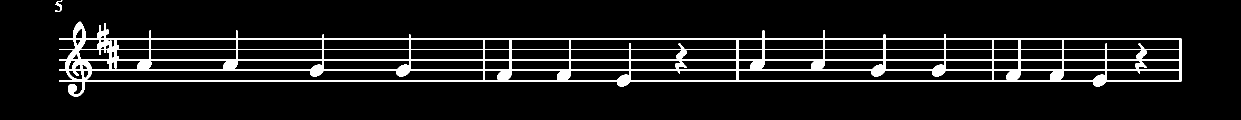
#> input picture resources/input_images/input_images_rows/img01/row1.png, 2481 x 239 px, found by its file name (shown at 1/2 size)
$ python main.py
#> lines starting #> are read from the running program, lines starting #| are printed output that depends on the picture; after the words box and inside, x2 and y2 are one past the last pixel; in counts of white or black regions, pixels touching at a corner belong together
### resizer.py
import cv2

"""
    Code found here: https://stackoverflow.com/questions/35180764/opencv-python-image-too-big-to-display
"""


def ResizeWithAspectRatio(image, width=None, height=None, inter=cv2.INTER_AREA):
    dim = None
    (h, w) = image.shape[:2]

    if width is None and height is None:
        return image
    if width is None:
        r = height / float(h)
        dim = (int(w * r), height)
    else:
        r = width / float(w)
        dim = (width, int(h * r))

    return cv2.resize(image, dim, interpolation=inter)

### main.py
from resizer import ResizeWithAspectRatio
import cv2
import os

import numpy as np

# SPLIT INTO ROWS ####################################################################################################
"""
    Code from: https://stackoverflow.com/questions/34981144/split-text-lines-in-scanned-document
"""
# (1) read
img_name = "img01.png"
dir_name = "resources/" + img_name[:-4]
# try:
#     os.mkdir(dir_name)
# except OSError as e:
#     pass
# #  (1.1) remove transparency
# img = cv2.imread("resources/" + img_name, cv2.IMREAD_UNCHANGED)
# trans_mask = img[:, :, 3] == 0
# img[trans_mask] = [255, 255, 255, 255]
#
# gray = cv2.cvtColor(img, cv2.COLOR_BGR2GRAY)
#
# # (2) threshold
# th, threshed = cv2.threshold(gray, 127, 255, cv2.THRESH_BINARY_INV | cv2.THRESH_OTSU)
#
# # (3) minAreaRect on the nozeros
# pts = cv2.findNonZero(threshed)
# ret = cv2.minAreaRect(pts)
#
# (cx, cy), (w, h), ang = ret
# # if w > h: # TODO handle images of the wrong size
# #     w, h = h, w
# #     ang += 90
#
# # (4) Find rotated matrix, do rotation
# M = cv2.getRotationMatrix2D((cx, cy), ang, 1.0)
# rotated = cv2.warpAffine(threshed, M, (img.shape[1], img.shape[0]))
#
# # (5) find and draw the upper and lower boundary of each lines
# hist = cv2.reduce(rotated, 1, cv2.REDUCE_AVG).reshape(-1)
#
# th = 2
# H, W = img.shape[:2]
#
# uppers = [y for y in range(H - 1) if hist[y] <= th < hist[y + 1]]
# lowers = [y for y in range(H - 1) if hist[y] > th >= hist[y + 1]]
#
# rotated = cv2.cvtColor(rotated, cv2.COLOR_GRAY2BGR)
# for y in uppers:
#     cv2.line(rotated, (0, y), (W, y), (255, 0, 0), 1)
#
# for y in lowers:
#     cv2.line(rotated, (0, y), (W, y), (0, 255, 0), 1)
#
# cv2.imwrite(dir_name + "/cutting_lines.png", rotated)
#
# # cut the image in the uppers and lowers range
# # TODO check if len(uppers) == len(lowers)
#
# for index in range(len(uppers)):
#     start_cut_coord = uppers[index]
#     end_cut_coord = lowers[index]
#
#     img_slice = rotated[start_cut_coord:end_cut_coord, 0:len(rotated[0])]
#
#     if len(img_slice) >= 10:
#         img_slice_name = dir_name + "/row" + str(index) + ".png"
#         cv2.imwrite(img_slice_name, img_slice)

# EXTRACT ELEMENTS FROM ROWS ########################################################################################

# (1) Crop the black areas left and right of the image.
row_img = cv2.imread("resources/img01/row1.png")
#> row_img is the input picture: shape (239, 2481, 3); 7.5% white; 2 white regions, box (x1, y1, x2, y2) and area: (118, 43, 2363, 193) 44417, (110, 1, 125, 24) 135

h, w = row_img.shape[:2]
#> h = 239; w = 2481
img_mean = np.mean(row_img)
#> img_mean = 19.16

for i in range(len(row_img[0])):  # go from the left edge forwards
    column_mean = 0
    for j in range(len(row_img)):
        column_mean = column_mean + np.mean(row_img[j][i])
    column_mean = column_mean / len(row_img)
    if column_mean > img_mean:
        row_img = row_img[0:h, i:len(row_img[0])]
        break
#> this loop made 119 passes
#> column_mean on passes 1 to 12: 0, 0, 0, 0, 0, 0, 0, 0, 0, 0, 0, 0
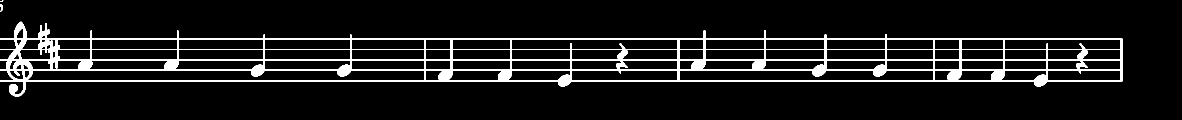
#> row_img: shape (239, 2363, 3) (shown at 1/2 size); 7.9% white; 3 white regions (1 under 20 px), largest, box (x1, y1, x2, y2) and area: (0, 43, 2245, 193) 44417, (0, 8, 6, 24) 60

img_column_means = np.mean(row_img, axis=0)
#> img_column_means = 2363 rows, first 8: [23.47, 23.47, 23.47], [24.54, 24.54, 24.54], [30.94, 30.94, 30.94], [29.87, 29.87, 29.87], [28.81, 28.81, 28.81], [24.54, 24.54, 24.54], [14.94, 14.94, 14.94], [13.87, 13.87, 13.87]

for i in range(len(img_column_means) - 1, 0, -1):  # go backwards (end to 0, with step being -1)
    column_mean = np.mean(img_column_means[i])
    if column_mean > img_mean:
        row_img = row_img[0:h, 0:i]
        break
#> this loop made 119 passes
#> (i, column_mean) on passes 1 to 12: (2362, 0), (2361, 0), (2360, 0), (2359, 0), (2358, 0), (2357, 0), (2356, 0), (2355, 0), (2354, 0), (2353, 0), (2352, 0), (2351, 0)
#> column_mean on pass 119: 91.76
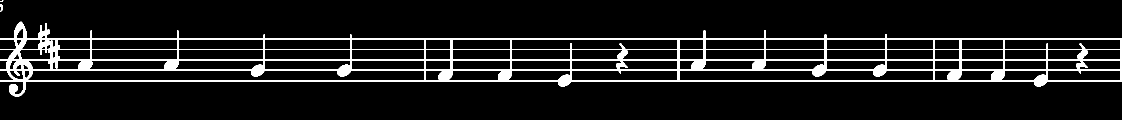
#> row_img: shape (239, 2244, 3) (shown at 1/2 size); 8.3% white; 3 white regions (1 under 20 px), largest, box (x1, y1, x2, y2) and area: (0, 43, 2244, 193) 44331, (0, 8, 6, 24) 60

# (2) Extract elements ################################################################################################

cv2.imshow('contour', ResizeWithAspectRatio(row_img, width=1280))
#> in ResizeWithAspectRatio, `return cv2.resize(image, dim, interpolation=inter)`:
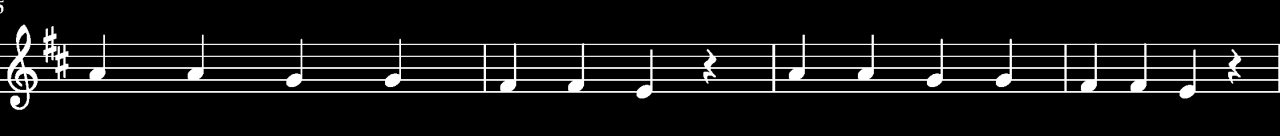
#> returned value: shape (136, 1280, 3); min 0, max 255, mean 21.1
cv2.waitKey()
